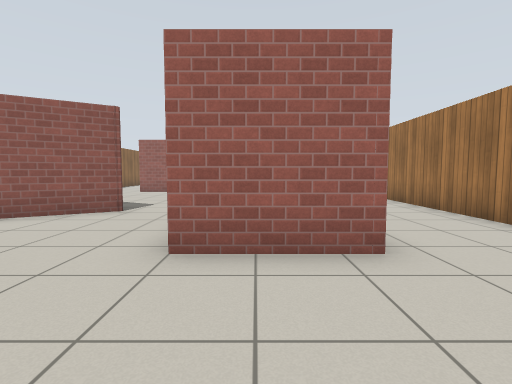
view 1 (above)

21 first-person views from a walk through a Gazebo world. The camera is 0.94 m above the floor, tilts 4° down and sees 85° across. The floor is counted in squares, 1 m on a side. Each view is taken from the middle of a square. On the plan, view 1 faces up. The plan holds only what a view shows up to about 11 squares ahead; the rest is blank. Simple patterns stand in for the simulator's built-in surfaces.

view 2
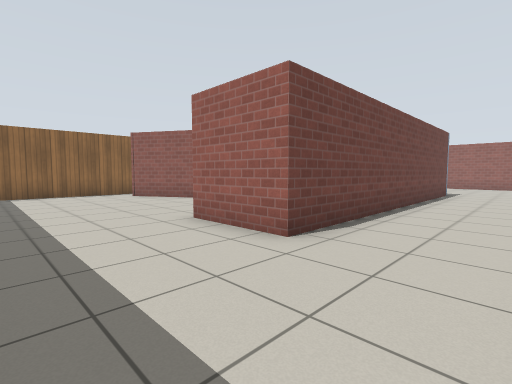

view 3
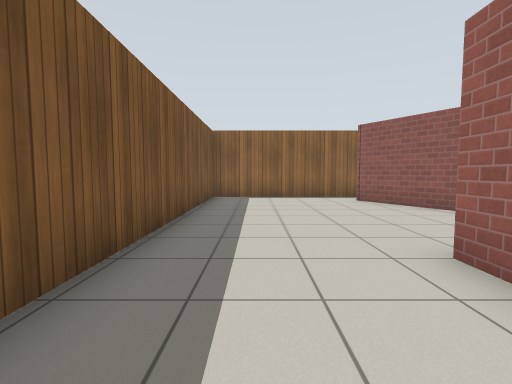

view 4
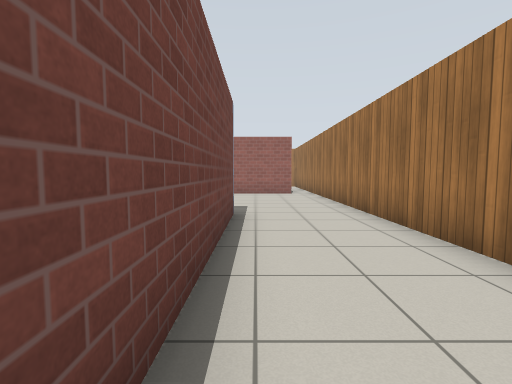

view 5
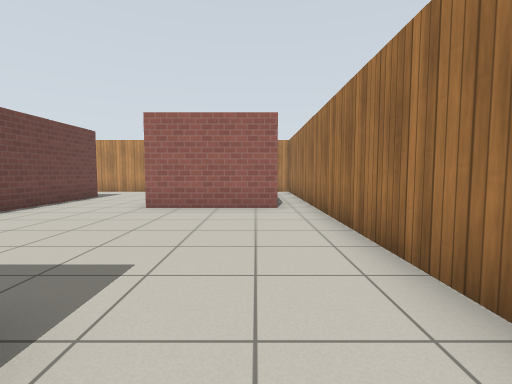

view 6
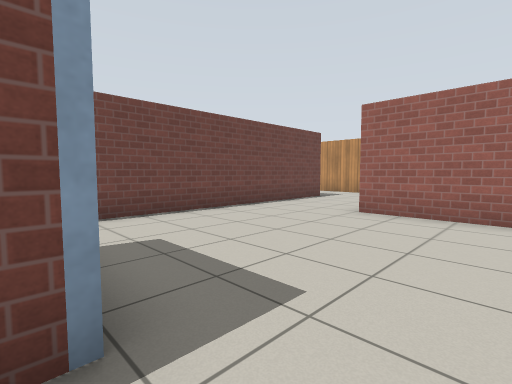

view 7
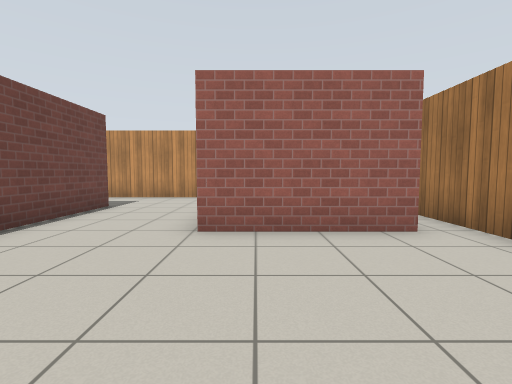

view 8
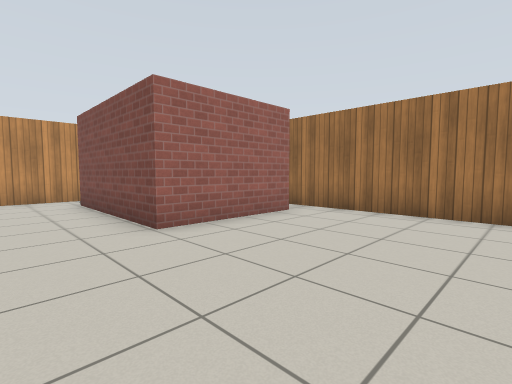

view 9
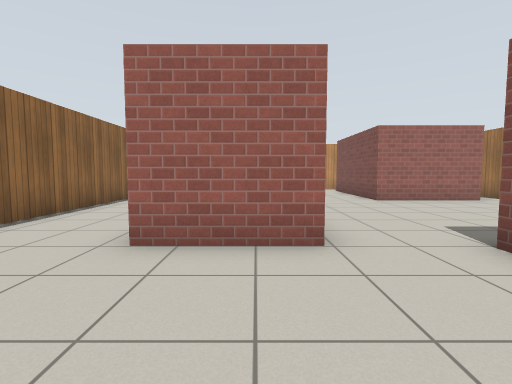

view 10
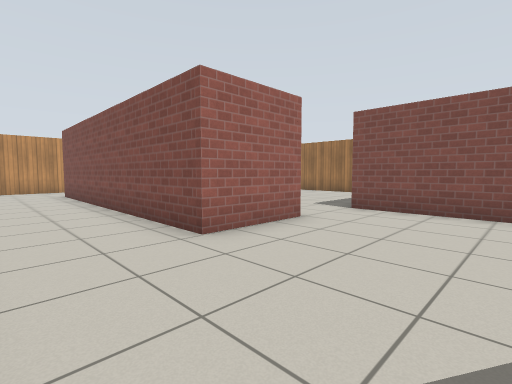

view 11
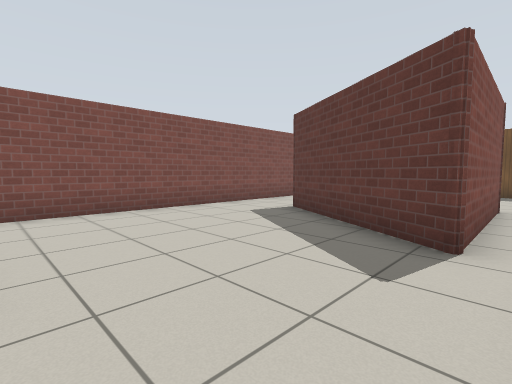

view 12
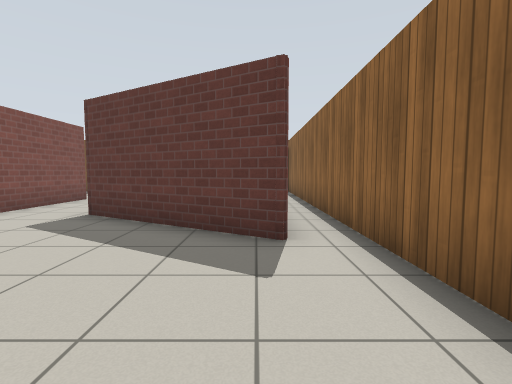

view 13
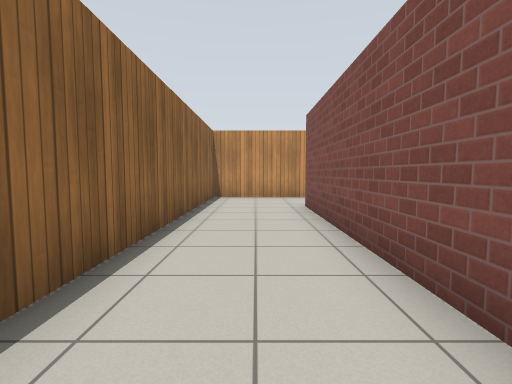

view 14
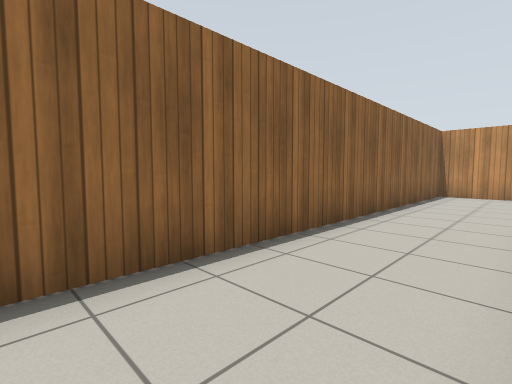

view 15
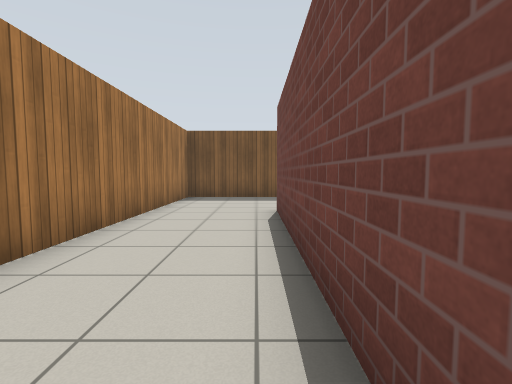

view 16
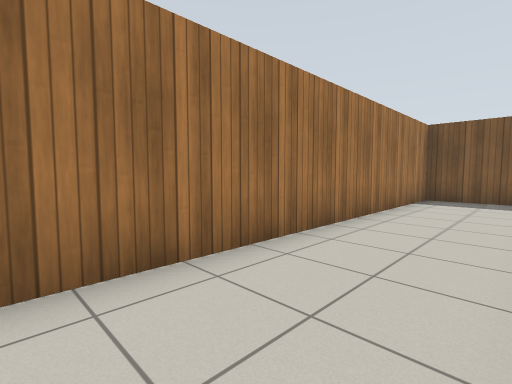

view 17
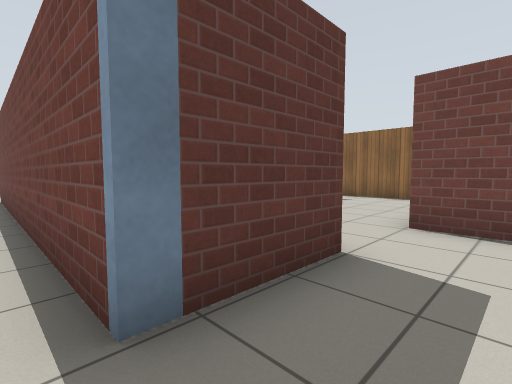

view 18
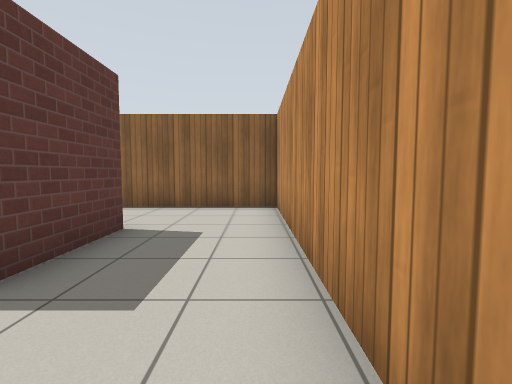

view 19
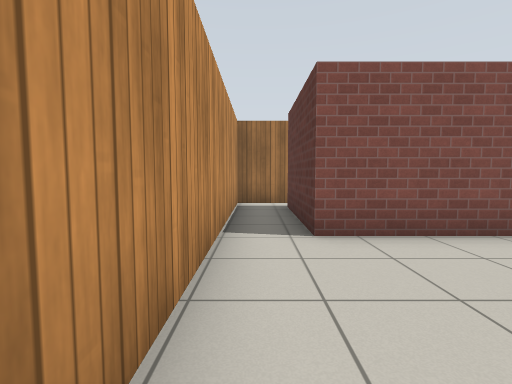

view 20
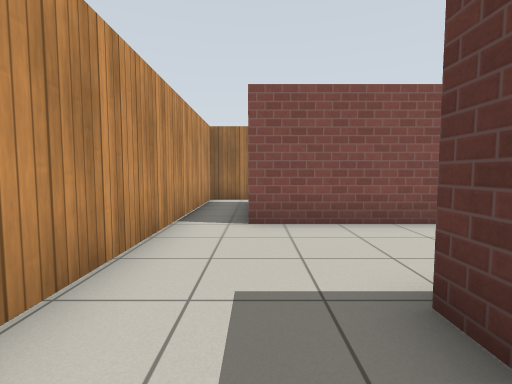

view 21
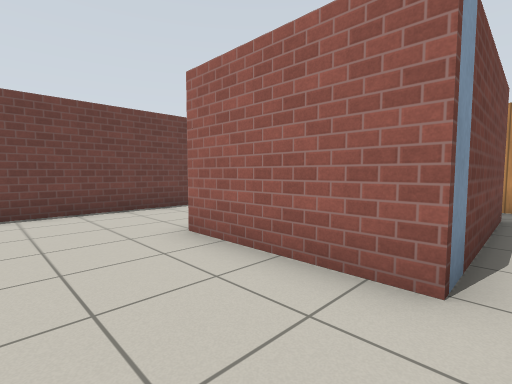

### Floor plan
Points are (right, up) in squares from view 1. A wall is a line through its corners. A room is listed if a view was taken in it or the views show most of it. See-through windows are left out.
Room 1 (views 1, 2, 3, 4, 5, 6, 7, 8, 15, 16, 17, 18, 19, 20, 21)
walls: (-1, 13.4) (1.5, 13.4) (1.5, 3.2) (-1, 3.2) (-1, 5.4); (-3.2, 6.8) (-7.4, 4.4); (3.6, 19.4) (0.1, 19.4) (0.1, 24.1); (-8.6, 4.4) (-8.6, -0.6) (4.6, -0.6) (4.6, 19.6); (-5.6, 22.8) (-3.1, 22.8) (-3.1, 13.5); (-0.4, 25.6) (-6.6, 25.6)
ways out: opening at (-8, 4) to room 2; opening at (-5.5, 24.5) to room 2; opening at (-2.5, 5.5) to room 2; opening at (-2, 14) to room 2; opening at (0, 25) to room 3; opening at (4, 20) to room 3
Room 2 (views 9, 10, 11, 12, 13, 14)
walls: (-3.1, 13.5) (-5.6, 13.5) (-5.6, 22.8); (-7.4, 4.4) (-7.4, 9.2) (-3.2, 6.8); (-1, 5.4) (-1, 13.4); (-6.6, 25.6) (-8.6, 25.6) (-8.6, 4.4)
ways out: opening at (-8, 4) to room 1; opening at (-5.5, 24.5) to room 1; opening at (-2.5, 5.5) to room 1; opening at (-2, 14) to room 1
Room 3 (no view inside)
walls: (0.1, 24.1) (3.6, 24.1) (3.6, 19.4); (4.6, 19.6) (4.6, 25.6) (-0.4, 25.6)
ways out: opening at (0, 25) to room 1; opening at (4, 20) to room 1

Where each view was taken, in squares from view 1:
view 1: 0 up, 0 right, facing up
view 2: 0 up, 4 right, facing up-left
view 3: 1 up, 2 right, facing left
view 4: 7 up, 2 right, facing up
view 5: 12 up, 3 right, facing up
view 6: 13 up, 3 right, facing up-left
view 7: 15 up, 1 right, facing up
view 8: 15 up, 2 left, facing up-right
view 9: 10 up, 4 left, facing up
view 10: 10 up, 8 left, facing up-right
view 11: 13 up, 8 left, facing down-right
view 12: 13 up, 7 left, facing down
view 13: 15 up, 7 left, facing up
view 14: 13 up, 6 left, facing up-left
view 15: 10 up, 2 right, facing down
view 16: 10 up, 2 right, facing down-right
view 17: 15 up, 2 right, facing down-left
view 18: 25 up, 1 left, facing left
view 19: 25 up, 4 left, facing right
view 20: 24 up, 5 left, facing right
view 21: 17 up, 4 right, facing up-left
